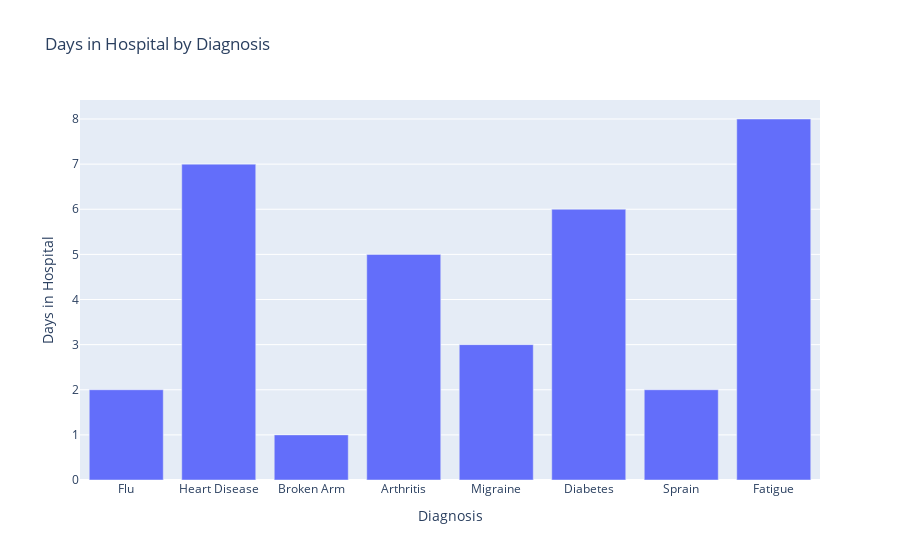

Notebook source saved alongside this figure:
### Markdown cell above
### Plotly Bar Chart

We'll create a simple bar chart using Plotly's Graph Objects (go).

### Code cell
# create a new Plotly figure
fig = go.Figure(
    data=[
        # create a bar chart
        go.Bar(
            # set the x-axis values to the values in the 'diagnosis' column
            x=patients_df['diagnosis'], 
            # set the y-axis values to the values in the 'days_in_hospital' column
            y=patients_df['days_in_hospital']
            )
        ]
    )

# customise the appearance of the figure
fig.update_layout(
    title="Days in Hospital by Diagnosis",
    xaxis_title="Diagnosis",
    yaxis_title="Days in Hospital",
)

fig.show()

### Figure 1 — Plotly figure (JSON) as saved in the notebook; plotly's stock layout.template omitted (floating-point values rounded to 4 significant figures)
{"data": [{"type": "bar", "x": ["Flu", "Heart Disease", "Broken Arm", "Arthritis", "Migraine", "Diabetes", "Sprain", "Fatigue"], "y": [2, 7, 1, 5, 3, 6, 2, 8]}], "layout": {"title": {"text": "Days in Hospital by Diagnosis"}, "xaxis": {"title": {"text": "Diagnosis"}}, "yaxis": {"title": {"text": "Days in Hospital"}}}}
